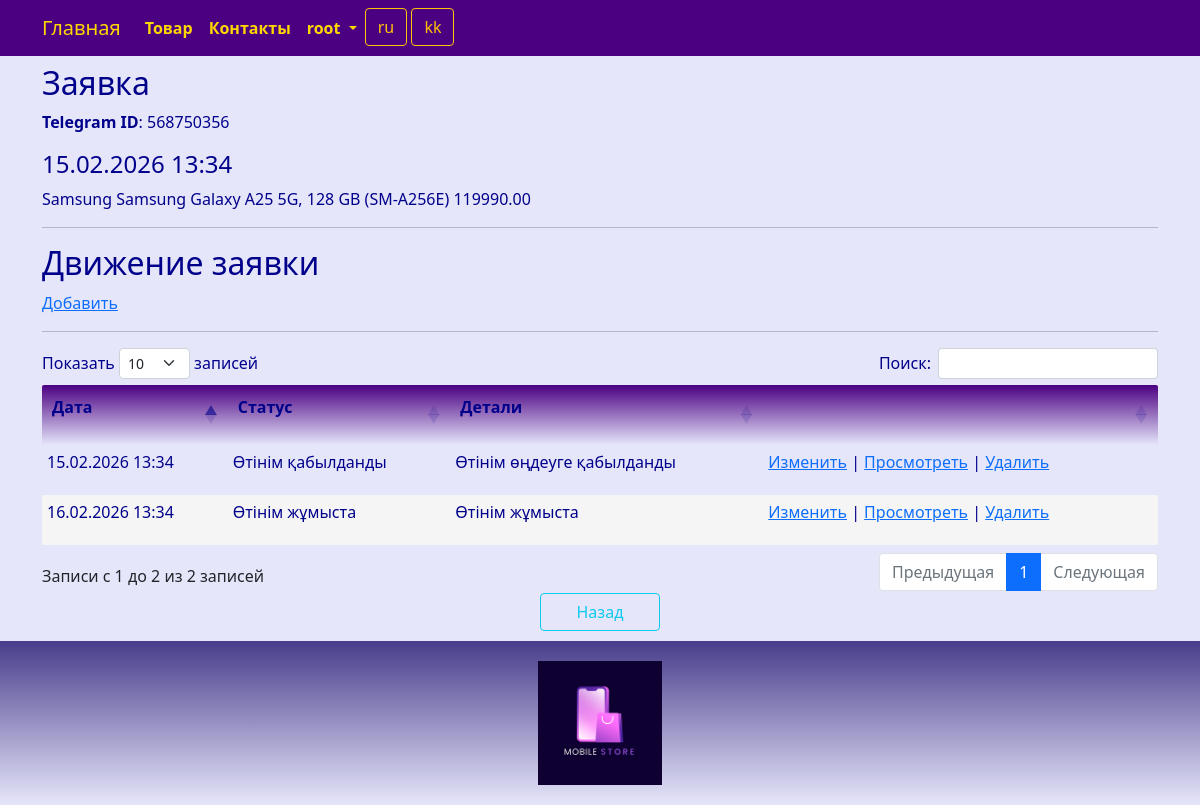
Screenshot of /movement/index/1/ (signed in) with the database file from the repository.
### product/models.py (models this page shows, shortened)
class Application(models.Model):
    date_application = models.DateTimeField(_('date_application'), auto_now_add=True)
    telegram_id = models.IntegerField(_('telegram_id'))
    catalog = models.ForeignKey(Catalog, related_name='application_catalog', on_delete=models.CASCADE, default=0)
    class Meta:
        db_table = 'application'
        indexes = [
            models.Index(fields=['date_application', 'telegram_id']),
        ]
        ordering = ['date_application']

class Catalog(models.Model):
    category = models.ForeignKey(
        Category,
        verbose_name=_('category'),              # Перевод метки для админки и форм
        related_name='catalog_category',
        on_delete=models.CASCADE
    )
    catalog_title = models.CharField(_('catalog_title'), max_length=255)
    details = models.TextField(_('catalog_details'), blank=True, null=True)
    price = models.DecimalField(_('catalog_price'), max_digits=9, decimal_places=2)
    photo = models.ImageField(_('catalog_photo'), upload_to='images/', blank=True, null=True)
    class Meta:
        db_table = 'catalog'
        indexes = [
            models.Index(fields=['catalog_title']),
        ]
        ordering = ['catalog_title']
    def __str__(self):
        return "{} {} {}".format(self.category, self.catalog_title, self.price)

class Category(models.Model):
    category_title = models.CharField(_('category_title'), max_length=128, unique=True)
    class Meta:
        db_table = 'category'
    def __str__(self):
        return "{}".format(self.category_title)

class Movement(models.Model):
    application = models.ForeignKey(Application, related_name='movement_application', on_delete=models.CASCADE)
    datem = models.DateTimeField(_('datem'))
    status = models.CharField(_('movement_status'), max_length=128)
    details = models.TextField(_('movement_details'), blank=True, null=True)
    class Meta:
        db_table = 'movement'
        indexes = [
            models.Index(fields=['application']),
            models.Index(fields=['datem']),
        ]
        ordering = ['datem']

### product/views.py (the view)
# urls.py: path('movement/index/<int:application_id>/', views.movement_index, name='movement_index'),
@login_required
@group_required("Managers")
def movement_index(request, application_id):
    try:
        movement = Movement.objects.filter(application_id=application_id).order_by('-datem')
        app = Application.objects.get(id=application_id)
        print(app.id)
        return render(request, "movement/index.html", {"movement": movement, "application_id": application_id, "app": app})
    except Exception as exception:
        print(exception)
        return HttpResponse(exception)

### product/views.py (called while the page is built)
def group_required(*group_names):
    def in_groups(u):
        if u.is_authenticated:
            if bool(u.groups.filter(name__in=group_names)) | u.is_superuser:
                return True
        return False
    return user_passes_test(in_groups, login_url='403')

### templates/movement/index.html (shortened to what this page needs)
{% extends "base.html" %}
{% load i18n %}
{% block content %}
<h2>{% trans "application" %}</h2>
<p><strong>{% trans "telegram_id" %}</strong>: {{ app.telegram_id }} </p>
<h4>{{ app.date_application | date:"d.m.Y H:i" }}</h4>
<p>{{ app.catalog  }}</p>
<hr>
<h2>{% trans "movement" %}</h2>
<p><a href="{% url 'movement_create' application_id %}">{% trans "Add" %}</a></p>
<hr>
{% if movement.count > 0 %}
<table id="myTable" class="table-manager" style="width:100%">
	<thead>
		<tr>
			<th><p>{% trans "datem" %}</p></th>
			<th><p>{% trans "status" %}</p></th>
			<th><p>{% trans "details" %}</p></th>
			<th><p></p></th>
		</tr>
	</thead>
	<tbody>
		{% for p in movement %}
		<tr>
			<td>
				<p>{{ p.datem | date:"d.m.Y H:i"}}</p>
			</td>
			<td>
				<p>{{ p.status }}</p>
			</td>
			<td>
				<p>{{ p.details }}</p>
			</td>
			<td>
				<p>
				<a href="{% url 'movement_edit' p.id application_id %}">{% trans "Change" %}</a> |
				<a href="{% url 'movement_read' p.id application_id %}">{% trans "View" %}</a> |
				<a onclick="return confirm('Удалить запись?')" href="{% url 'movement_delete' p.id application_id %}">{% trans "Delete" %}</a>
				</p>
			</td>
		</tr>
		{% endfor %}
	</tbody>
</table>
{% endif %}
<div class="row justify-content-center">
	<a class="btn btn-outline-info" style="width:120px"  href="{% url 'application_index' %}">{% trans "Back" %}</a>
</div>
{% endblock content %}

### templates/base.html (shortened to what this page needs)
<!DOCTYPE html>
{% load static %}
{% load i18n %}
<html>
<html lang="{{ LANGUAGE_CODE }}">
<head>
	<link href="https://cdn.jsdelivr.net/npm/bootstrap@5.0.2/dist/css/bootstrap.min.css" rel="stylesheet">
	<link rel="stylesheet" href="{% static 'css/styles.css' %}" />
	<link rel="stylesheet" href="{% static 'css/choosen.css' %}" />
</head>
<nav class="navbar navbar-expand-lg justify-content-center">
	<div class="container">
		<div class="collapse navbar-collapse" id="mainMenu">
			<ul class="navbar-nav me-auto mb-2 mb-lg-0">
				<a class="navbar-brand" href="{{ HTTP_HOST }}/">{% trans "Home" %}</a>
				<li class="nav-item">
					<a class="nav-link" href="{% url 'catalog_list' %}">{% trans "catalog" %}</a>
				</li>
				<li class="nav-item">
					<a class="nav-link" href="{% url 'contact' %}">{% trans "contacts" %}</a>
				</li>
				{% if user.is_authenticated %}
				<li class="nav-item dropdown">
					<a class="nav-link dropdown-toggle" href="#" id="navbarDropdown" role="button" data-bs-toggle="dropdown" aria-expanded="false">
						{{ user.username }}
					</a>
				</li>
				{% else %}
				<form class="form-inline ml-auto">
					<a href="{% url 'login' %}" class="btn btn-outline-secondary">{% trans "Log In" %}</a>
				</form>
				{% endif %}
				<form action="{% url 'set_language' %}" method="post">
					{% get_current_language as LANGUAGE_CODE %}
					{% get_available_languages as LANGUAGES %}
					{% get_language_info_list for LANGUAGES as languages %}
					{% for language in languages %}
					<button type="submit" class="btn btn-outline-warning" name="language" value="{{ language.code }}">
						{{ language.code }}
					</button>
					{% endfor %}
				</form>
			</ul>
		</div>
	</div>
</nav>
<body>
	<div class="container">
		<h1>{% block header %}{% endblock header %}</h1>
		{% block content%}{% endblock content %}
	</div>
</body>
<footer class="container-fluid text-center bg-lightgray">
	<div class="copyrights">
		<img src="{% static 'images/logo.png' %}" alt="logo" style="height:144px; padding: 10px;">
	</div>
</footer>
<link rel="stylesheet" href="https://cdn.datatables.net/1.13.8/css/dataTables.bootstrap5.min.css">
</html>

### static/css/styles.css (style rules this page uses)
:root { --navbar-background-color: Indigo; --navbar-text-color: Gold; --main-background-color-light: Lavender; --main-background-color-dark: Indigo; --main-text-color: DarkBlue; --main-header-color: DarkBlue; --main-text-attention-color: Purple; --footer-background-color-light: Lavender; --footer-background-color-dark: DarkSlateBlue; --footer-text-color: Teal; --card-background-color-light: Lavender; --card-background-color-dark: Indigo; --card-text-color: SeaGreen; --table-background-color-light: Lavender; --table-background-color-dark: #F5F5F5; --table-text-color: DarkBlue; --star-size: 30px; --star-color: LightYellow; --star-background: Yellow ; }
.navbar { background-color: var(--navbar-background-color); color: var(--navbar-text-color); }
.navbar .navbar-nav, .navbar .navbar-nav .navbar-text { color: var(--navbar-text-color); }
.navbar ul { background-color: var(--navbar-background-color); color: var(--navbar-text-color); }
.navbar li { background-color: var(--navbar-background-color); color: var(--navbar-text-color); }
.navbar a { background-color: var(--navbar-background-color); color: var(--navbar-text-color); }
.navbar-brand { background-color: var(--navbar-background-color); color: var(--navbar-text-color); }
.nav-item { background-color: var(--navbar-background-color); color: var(--navbar-text-color); font-weight: bold; }
body { background-color: var(--main-background-color-light); }
h1, h2, h3, h4, h5, h6 { color: var(--main-header-color); }
p, ul, li, label { color: var(--main-text-color); }
.table-manager { background-color: var(--main-background-color-light); width: 100%; }
.table-manager tbody { background-color: var(--main-background-color-light); border: none; margin-top: 20px; margin-bottom: 20px; }
.table-manager thead th { color: var(--main-text-color); font-weight: bold; text-align: left; padding: 10px; background-image: linear-gradient(top, var(--main-background-color-dark), var(--main-background-color-light)); background-image: -o-linear-gradient(top, var(--main-background-color-dark), var(--main-background-color-light)); background-image: -moz-linear-gradient(top, var(--main-background-color-dark), var(--main-background-color-light)); background-image: -webkit-linear-gradient(top, var(--main-background-color-dark), var(--main-background-color-light)); }
.table-manager thead tr th:first-child { border-radius: 2px 0 0 2px; }
.table-manager thead tr th:last-child { border-radius: 0 2px 2px 0; }
.table-manager tbody td { text-align: left; border: none; padding: 5px 5px; vertical-align: top; }
.table-manager tbody tr:nth-child(odd) { background: var(--table-background-color-light); }
.table-manager tbody tr:nth-child(even) { background: var(--table-background-color-dark); }
.table-manager tbody tr td:first-child { border-radius: 2px 0 0 2px; }
.table-manager tbody tr td:last-child { border-radius: 0 2px 2px 0; }
footer { background-image: linear-gradient(top, var(--footer-background-color-dark), var(--footer-background-color-light)); background-image: -o-linear-gradient(top, var(--footer-background-color-dark), var(--footer-background-color-light)); background-image: -moz-linear-gradient(top, var(--footer-background-color-dark), var(--footer-background-color-light)); background-image: -webkit-linear-gradient(top, var(--footer-background-color-dark), var(--footer-background-color-light)); margin-top: 10px; padding: 10px; }

### rows the page displays
Application: telegram_id "568750356", date_application "15.02.2026 13:34", catalog "Samsung Samsung Galaxy A25 5G, 128 GB (SM-A256E) 119990.00"
Movement: datem "16.02.2026 13:34", status "Өтінім жұмыста", details "Өтінім жұмыста"
Movement: datem "15.02.2026 13:34", status "Өтінім қабылданды", details "Өтінім өңдеуге қабылданды"

### other values shown
{{ user.username }} "root"
{{ language.code }} "ru" "kk"
